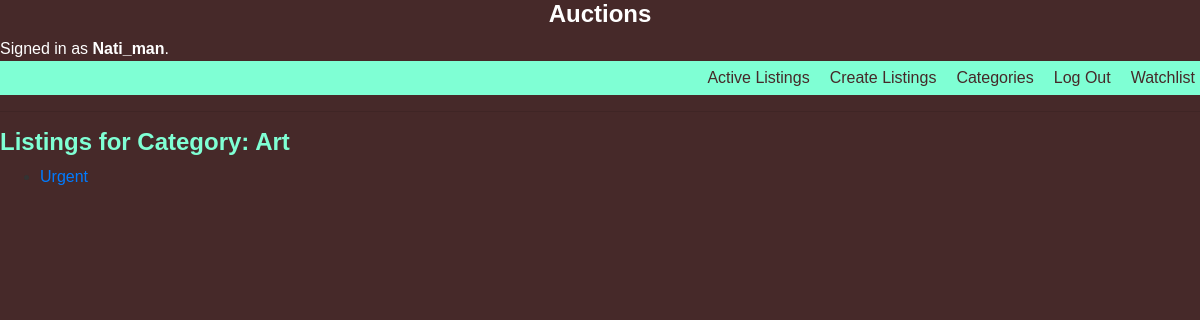
Screenshot of /categories/Art/ (signed in) with the database file from the repository.
### auctions/models.py (models this page shows, shortened)
class User(AbstractUser):
    pass

class Listing(models.Model):
    title = models.CharField(max_length=255)
    description = models.TextField()
    starting_bid = models.DecimalField(max_digits=10, decimal_places=2)
    image = models.ImageField(upload_to='images/', blank=True)
    category = models.CharField(max_length=100)
    creator = models.ForeignKey(User, on_delete=models.CASCADE)
    created_at = models.DateTimeField(auto_now_add=True)
    active = models.BooleanField(default=True)
    watchlist = models.ForeignKey(Watchlist, on_delete=models.CASCADE, blank=True, null=True)
    bids = models.ForeignKey('Bid', on_delete=models.CASCADE, null=True, blank=True, related_name='listing_bids')
    comments = models.ManyToManyField('Comment', related_name='listings')
    winner = models.ForeignKey(User, on_delete=models.SET_NULL, null=True, blank=True, related_name='won_listings')

### auctions/views.py (the view)
# urls.py: path('categories/<str:category>/', show_category_listings, name='show_category_listings'),
def show_category_listings(request, category):
    listings = Listing.objects.filter(category=category, active=True)
    context = {
        'category': category,
        'listings': listings,
    }
    return render(request, 'auctions/show_category_listings.html', context)

### auctions/templates/auctions/show_category_listings.html
{% extends 'auctions/layout.html' %}
{% block body %}
  <h1>Listings for Category: {{ category }}</h1>
  {% if listings %}
    <ul>
      {% for listing in listings %}
        <li><a href="{% url 'show_listing' listing_id=listing.id %}">{{ listing.title }}</a></li>
      {% endfor %}
    </ul>
  {% else %}
    <p>No listings found for this category.</p>
    <a style="font-size: 25px; font-family: sans-serif; position: absolute; left: 0; top: 300px;" class="nav-link" href="{% url 'index' %}">Return to Home</a>
  {% endif %}
{% endblock %}

### auctions/templates/auctions/layout.html (shortened to what this page needs)
<!DOCTYPE html>
<html lang="en">
<head>
    {% load static %}
    <link rel="stylesheet" href="https://stackpath.bootstrapcdn.com/bootstrap/4.4.1/css/bootstrap.min.css">
    <link href="{% static 'auctions/styles.css' %}" rel="stylesheet">
</head>
<body>
    <h1 style="text-align: center; color: white;">Auctions</h1>
        <div style="color: white;">
        {% if user.is_authenticated %}
            Signed in as <strong>{{ user.username }}</strong>.
        {% else %}
            Not signed in.
        {% endif %}
        </div>
    <ul class="nav">
        <li class="nav-item">
            <a class="nav-link" href="{% url 'index' %}">Active Listings</a>
        </li>
        <li class="nav-item">
            <a class="nav-link" href="{% url 'listing' %}">Create Listings</a>
        </li>
        <li class="nav-item">
            <a class="nav-link" href="{% url 'show_categories' %}">Categories</a>
        </li>
        {% if user.is_authenticated %}
            <li class="nav-item">
                <a class="nav-link" href="{% url 'logout' %}">Log Out</a>
            </li>
            <li class="nav-item">
                <a class="nav-link" href="{% url 'watchlist' %}">Watchlist</a>
            </li>
        {% endif %}
    </ul>
    <hr>
    {% block body %}
    {% endblock %}
</body>
</html>

### auctions/static/auctions/styles.css (style rules this page uses)
body { background-color: #f2f2f2; font-family: Arial, sans-serif; color: #333; }
h1 { font-size: 24px; font-weight: bold; color: #555; }

### auctions/templates/auctions/layout.html (style rules this page uses)
ul.nav { list-style: none; display: flex; justify-content: flex-end; background-color: aquamarine; }
ul.nav li.nav-item { margin-left: 10px; }
ul.nav li.nav-item a.nav-link { color: rgb(70, 41, 41); text-decoration: none; padding: 5px; border-radius: 5px; transition: background-color 0.3s; }
body { background-color: rgb(70, 41, 41); }
ul.nav { justify-content: flex-end; }
ul.nav li.nav-item { display: inline-block; }
h1 { color: aquamarine; }

### rows the page displays
User: username "Nati_man"
Listing: category "Art", title "Urgent"
